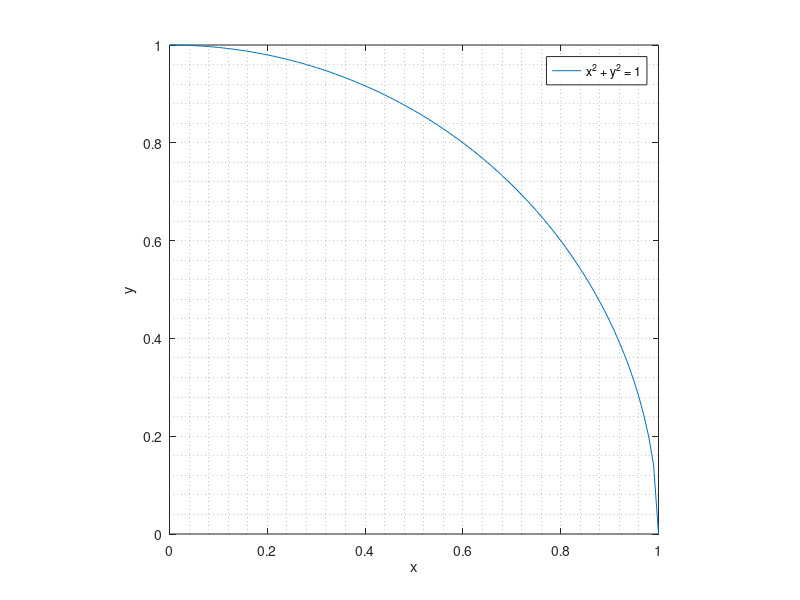

The MATLAB script that drew this image: (Note: this script raises an error after producing the figure.)
clear; clc; clf;
% this script tests convergence speed of Monte carlo area estimation using
% 3 sampling approaches: Halton, Sobol, Latin hypercube. 
np = 2 .^ (10:0.1:20);

% plot the 1/4 circle.
xaxis = 0 : 0.01 : 1;
yaxis = sqrt(1 - xaxis .^ 2);
plot(xaxis, yaxis);
xlabel('x');
ylabel('y');
legend('x^2 + y^2 = 1');
axis([0 1 0 1]);
grid minor
axis square

% generate the 3 sequence of points.
hp = haltonset(2); % Halton
sp = sobolset(2); % Sobol
lp = lhsdesign(np, 2); % Latin
